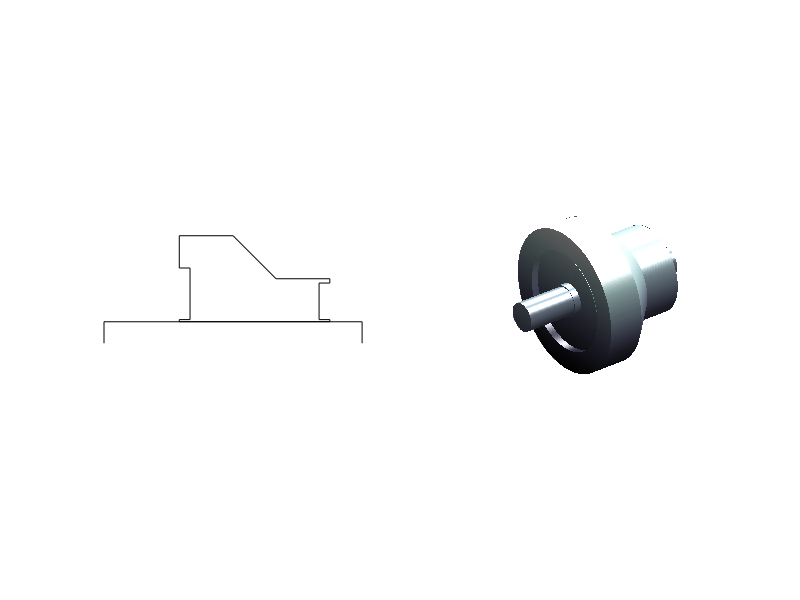

MATLAB code for this plot: (Note: this script raises an error after producing the figure.)
% Rotating an irregular shape
function main
clear
clc
close all
    u = [0 0 3 3 1.75 1.75 2 2 1.75 1.75 3 4 ...
        5.25 5.25 5 5 5.25 5.25 3 3 6 6];
    v = [0 .5 .5 .502 .502 .55 .55 1.75 1.75 ...
        2.5 2.5 1.5 1.5 1.4 1.4 ...
        .55 .55 .502 .502 .5 .5 0];
    subplot(1, 2, 1)
    plot(u, v, 'k')
    axis equal, axis off
    facets = 200;
    subplot(1, 2, 2)
    [zz yy xx] = cylinder(v,300);
    for ndx = 1:length(u)
        xx(ndx,:) = u(ndx);
    end
    surf(xx, yy, zz);
    shading interp
    axis equal, axis tight, axis off
    colormap bone
    lightangle(60, 45)
    lightangle(140, 45)
    alpha(0.8)
end
